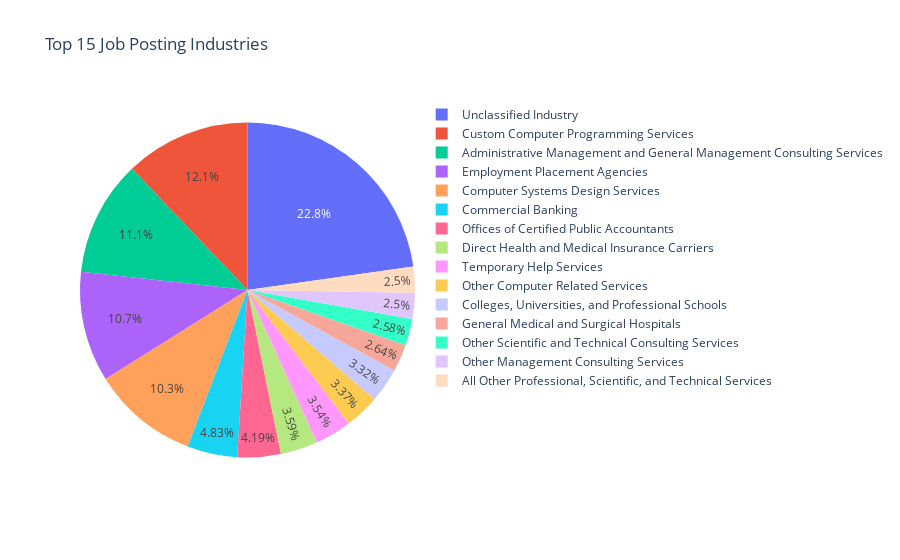

This figure's notebook cell:
### Markdown cell above
***Job Postings by Industry***

### Code cell
top_industries = df["NAICS_2022_6_NAME"].value_counts().nlargest(15)
fig = px.pie(
    names=top_industries.index, 
    values=top_industries.values, 
    title="Top 15 Job Posting Industries"
)
fig

### Figure 1 — Plotly figure (JSON) as saved in the notebook; plotly's stock layout.template omitted (floating-point values rounded to 4 significant figures)
{"data": [{"domain": {"x": [0, 1], "y": [0, 1]}, "hovertemplate": "label=%{label}<br>value=%{value}<extra></extra>", "labels": ["Unclassified Industry", "Custom Computer Programming Services", "Administrative Management and General Management Consulting Services", "Employment Placement Agencies", "Computer Systems Design Services", "Commercial Banking", "Offices of Certified Public Accountants", "Direct Health and Medical Insurance Carriers", "Temporary Help Services", "Other Computer Related Services", "Colleges, Universities, and Professional Schools", "General Medical and Surgical Hospitals", "Other Scientific and Technical Consulting Services", "Other Management Consulting Services", "All Other Professional, Scientific, and Technical Services"], "legendgroup": "", "name": "", "showlegend": true, "type": "pie", "values": [9209, 4906, 4501, 4316, 4154, 1953, 1693, 1453, 1430, 1362, 1344, 1067, 1042, 1012, 1010]}], "layout": {"legend": {"tracegroupgap": 0}, "title": {"text": "Top 15 Job Posting Industries"}}}
